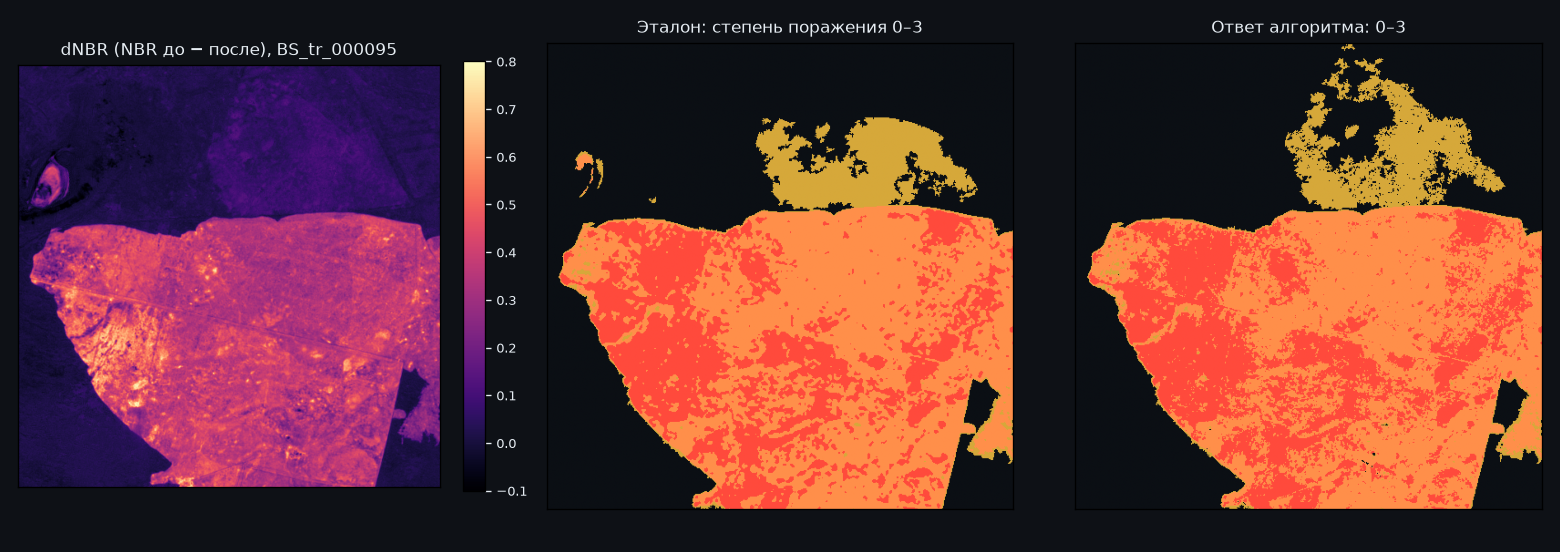
#> input picture docs/figures/severity.png, 1560 x 552 px
$ python build_portfolio_assets.py
#> lines starting #> are read from the running program, lines starting #| are printed output that depends on the picture; after the words box and inside, x2 and y2 are one past the last pixel; in counts of white or black regions, pixels touching at a corner belong together
#!/usr/bin/env python3
"""Генератор визуальных экспонатов портфолио для README и витрины GitHub.

Строит из артефактов репозитория (docs/figures/severity.png, service/catalog.json,
data/aoi/fire_monitoring_aoi.geojson, docs/presentation.pdf, viewer/map.html):

* assets/burnscar-wipe.gif и assets/burnscar-wipe.png — анимированная шторка
  «dNBR Sentinel-2 (20 м) → ответ модели (степени 0–3)» на реальном чипе BS_tr_000095;
* assets/chip-000117-layers.png — четыре слоя чипа BS_tr_000117 (RGB, SWIR, dNBR, эталон);
* assets/dnbr-relief.stl — замкнутая 3D-модель рельефа dNBR чипа BS_tr_000095
  для встроенного 3D-просмотрщика GitHub;
* assets/burn-contours-top50.geojson — граница AOI (435 тыс. км²) + 50 крупнейших
  векторных контуров гари из каталога сервиса для интерактивной карты GitHub;
* assets/presentation-strip.png — витрина из 4 слайдов защиты (docs/presentation.pdf);
* assets/viewer-3d.png — снимок 3D-интерфейса просмотра чипа с рельефом dNBR;
* assets/social-preview.png — карточка ссылки GitHub 1280 × 640 (< 500 КБ).

Запуск из корня репозитория:
    python3 tools/build_portfolio_assets.py
"""

from __future__ import annotations

import base64
import io
import json
import re
import struct
from pathlib import Path

import numpy as np
from PIL import Image, ImageDraw, ImageFilter, ImageFont

ROOT = Path(__file__).resolve().parents[1]
ASSETS = ROOT / "assets"

FONT_BOLD_CANDIDATES = [
    "/usr/share/fonts/truetype/dejavu/DejaVuSans-Bold.ttf",
    "/usr/share/fonts/truetype/liberation/LiberationSans-Bold.ttf",
]
FONT_REG_CANDIDATES = [
    "/usr/share/fonts/truetype/dejavu/DejaVuSans.ttf",
    "/usr/share/fonts/truetype/liberation/LiberationSans-Regular.ttf",
]
FONT_MONO_CANDIDATES = [
    "/usr/share/fonts/truetype/dejavu/DejaVuSansMono-Bold.ttf",
    "/usr/share/fonts/truetype/dejavu/DejaVuSansMono.ttf",
]


def _font(candidates: list[str], size: int) -> ImageFont.FreeTypeFont | ImageFont.ImageFont:
    for path in candidates:
        if Path(path).exists():
            return ImageFont.truetype(path, size)
    return ImageFont.load_default()


def _find_panels_in_severity_png() -> tuple[Image.Image, Image.Image, Image.Image]:
    """Вырезает ровно три квадратные панели 512×512 из docs/figures/severity.png."""
    img = Image.open(ROOT / "docs" / "figures" / "severity.png").convert("RGB")
    arr = np.asarray(img)
    # Ищем тёмные рамки панелей (чёрный бордюр #000000 вокруг каждой карты)
    is_black = (arr[:, :, 0] < 4) & (arr[:, :, 1] < 4) & (arr[:, :, 2] < 4)
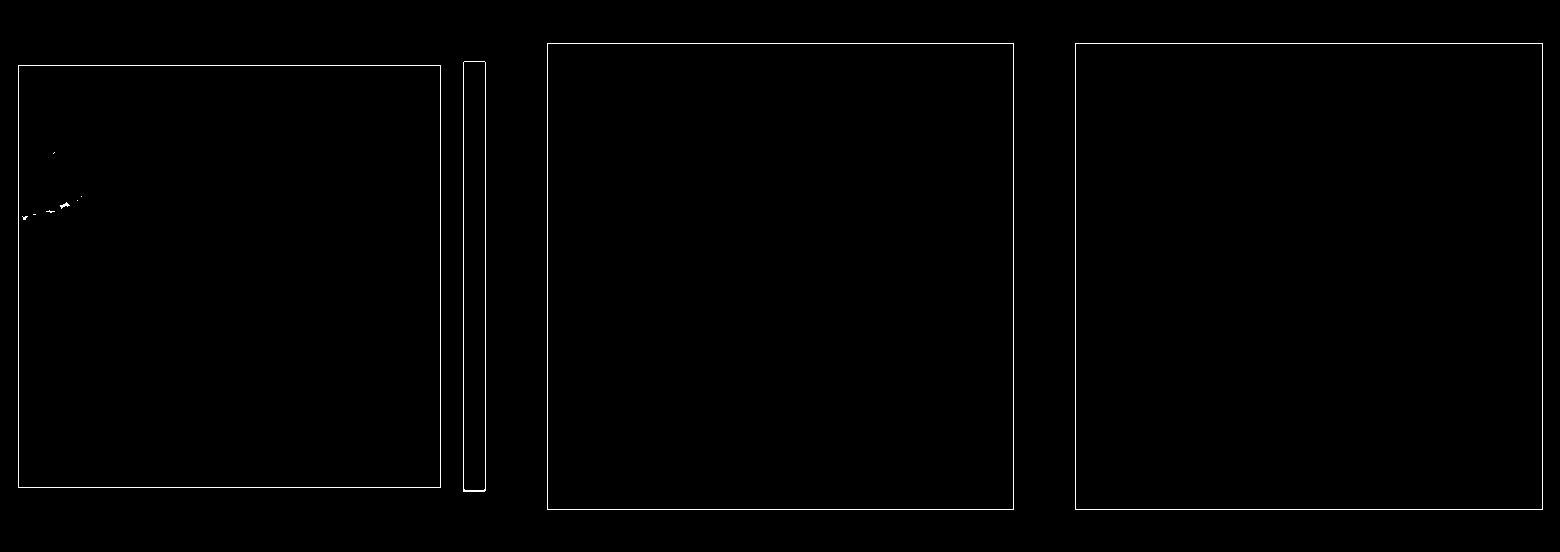
#> is_black: shape (552, 1560) bool; 0.74% white in thin lines or dots, all inside (x1, y1, x2, y2) = (18, 43, 1543, 510)

    # Левая панель dNBR, средняя Эталон, правая Ответ
    h, w, _ = arr.shape
#> h = 552; w = 1560
    boxes: list[tuple[int, int, int, int]] = []
    # Ищем вертикальные чёрные линии длиной > 400 px
    col_counts = is_black.sum(axis=0)
#> col_counts = 1560 values, max 467 at index 547, min 0 at index 0, mean 4.11
    border_cols = np.where(col_counts > int(h * 0.65))[0]
#> border_cols = [18, 440, 463, 485, 547, 1013, 1075, 1542]
    # Группируем соседние колонки
    groups: list[int] = []
    for c in border_cols:
        if not groups or c - groups[-1] > 8:
            groups.append(int(c))
#> this loop made 8 passes
#> c on passes 1 to 8: 18, 440, 463, 485, 547, 1013, 1075, 1542
#> after the loop, groups = [18, 440, 463, 485, 547, 1013, 1075, 1542]
    # Пары границ шириной > 400 px (исключая узкую шкалу colorbar)
    for i in range(len(groups) - 1):
        x0, x1 = groups[i], groups[i + 1]
        if x1 - x0 > 400:
            row_counts = is_black[:, x0 + 5 : x1 - 5].sum(axis=1)
            border_rows = np.where(row_counts > int((x1 - x0 - 10) * 0.8))[0]
            y0, y1 = int(border_rows[0]), int(border_rows[-1])
            boxes.append((x0 + 2, y0 + 2, x1 - 1, y1 - 1))
#> this loop made 7 passes
#> (x0, x1, y0, y1) on passes 1, 5, 7: (18, 440, 65, 487), (547, 1013, 43, 509), (1075, 1542, 43, 509)
#> (x0, x1) on passes 2, 3, 4, 6: (440, 463), (463, 485), (485, 547), (1013, 1075)
#> after the loop, boxes = [(20, 67, 439, 486), (549, 45, 1012, 508), (1077, 45, 1541, 508)]

    if len(boxes) != 3:
        raise RuntimeError(f"Ожидались 3 панели в severity.png, найдено {len(boxes)}: {boxes}")

    size = 520
    panels = [img.crop(b).resize((size, size), Image.Resampling.LANCZOS) for b in boxes]
#> panels = 3 items
    return panels[0], panels[1], panels[2]


def build_burnscar_wipe(dnbr_img: Image.Image, gt_img: Image.Image, pred_img: Image.Image) -> None:
    """Строит анимированную шторку assets/burnscar-wipe.gif и стоп-кадр .png."""
    W, H = 680, 560
    map_size = 468
    mx = (W - map_size) // 2
    my = 50

    left_map = dnbr_img.resize((map_size, map_size), Image.Resampling.LANCZOS)
    # На правой половине даём тонкую подложку dNBR в негоревших пикселях, чтобы был виден ландшафт
    dnbr_arr = np.asarray(left_map, dtype=np.float32)
    pred_arr = np.asarray(pred_img.resize((map_size, map_size), Image.Resampling.LANCZOS), dtype=np.float32)
    is_bg = (pred_arr[:, :, 0] < 24) & (pred_arr[:, :, 1] < 28) & (pred_arr[:, :, 2] < 34)
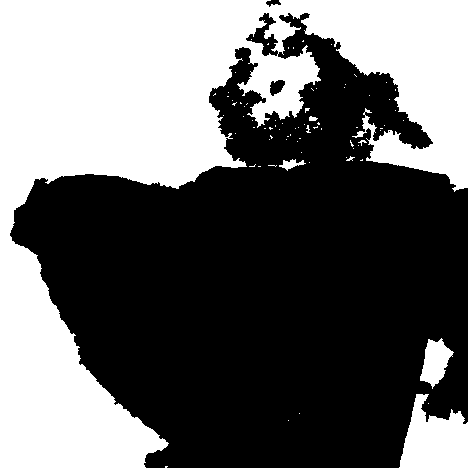
#> is_bg: shape (468, 468) bool; 41.4% white; 77 white regions (70 under 20 px), largest, box (x1, y1, x2, y2) and area: (0, 0, 468, 468) 85807, (399, 394, 468, 468) 3474, (420, 338, 454, 389) 975
    blended = pred_arr.copy()
    # Приглушённый монохромный фон снимка там, где класс 0
    lum = 0.25 * dnbr_arr[:, :, 0] + 0.35 * dnbr_arr[:, :, 1] + 0.40 * dnbr_arr[:, :, 2]
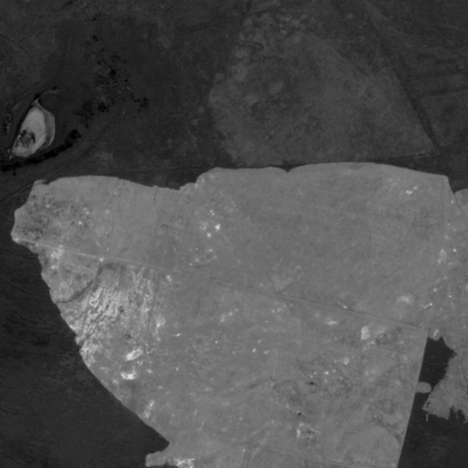
#> lum: shape (468, 468) float32; min 0, max 228.8, mean 81.2
    blended[is_bg, 0] = np.clip(9 + lum[is_bg] * 0.28, 0, 255)
    blended[is_bg, 1] = np.clip(18 + lum[is_bg] * 0.34, 0, 255)
    blended[is_bg, 2] = np.clip(16 + lum[is_bg] * 0.30, 0, 255)
    right_map = Image.fromarray(blended.astype(np.uint8))

    f_title = _font(FONT_BOLD_CANDIDATES, 14)
    f_sub = _font(FONT_REG_CANDIDATES, 12)
    f_pill = _font(FONT_BOLD_CANDIDATES, 11)
    f_mono = _font(FONT_MONO_CANDIDATES, 11)

    def render_frame(split_frac: float) -> Image.Image:
#> called with split_frac = 0.48
        canvas = Image.new("RGB", (W, H), (10, 20, 17))
        draw = ImageDraw.Draw(canvas)

        # Тонкая рамка карточки
        draw.rounded_rectangle([1, 1, W - 2, H - 2], radius=14, outline=(31, 56, 47), width=1)

        # Шапка
        draw.text((mx, 14), "BS_tr_000095 · Sentinel-2 (20 м, 10,2 × 10,2 км)", fill=(232, 241, 236), font=f_title)
        draw.text((mx, 31), "Слева — спектральный индекс dNBR, справа — ответ модели (классы 0–3)", fill=(142, 168, 156), font=f_sub)

        # Композит со шторкой
        sx = int(round(map_size * split_frac))
        sx = max(24, min(map_size - 24, sx))
        comp = right_map.copy()
        comp.paste(left_map.crop((0, 0, sx, map_size)), (0, 0))
        canvas.paste(comp, (mx, my))

        # Рамка карты и линия шторки
        draw.rectangle([mx - 1, my - 1, mx + map_size, my + map_size], outline=(46, 82, 68), width=1)
        lx = mx + sx
        draw.line([(lx, my), (lx, my + map_size)], fill=(236, 253, 245), width=2)

        # Ручка ползунка по центру
        cy = my + map_size // 2
        draw.ellipse([lx - 13, cy - 13, lx + 13, cy + 13], fill=(12, 26, 22), outline=(140, 233, 181), width=2)
        draw.polygon([(lx - 7, cy), (lx - 3, cy - 4), (lx - 3, cy + 4)], fill=(140, 233, 181))
        draw.polygon([(lx + 7, cy), (lx + 3, cy - 4), (lx + 3, cy + 4)], fill=(140, 233, 181))

        # Плашки поверх углов карты (ширина по реальной метрике шрифта)
        left_txt = "dNBR (до − после)"
        lw = int(draw.textlength(left_txt, font=f_pill)) + 20
#> lw = 138
        draw.rounded_rectangle([mx + 10, my + 10, mx + 10 + lw, my + 32], radius=6, fill=(10, 20, 17), outline=(66, 98, 86))
        draw.text((mx + 20, my + 14), left_txt, fill=(248, 212, 154), font=f_pill)

        right_txt = "Маска модели 0–3"
        rw = int(draw.textlength(right_txt, font=f_pill)) + 20
#> rw = 136
        draw.rounded_rectangle([mx + map_size - 10 - rw, my + 10, mx + map_size - 10, my + 32], radius=6, fill=(10, 20, 17), outline=(66, 98, 86))
        draw.text((mx + map_size - rw, my + 14), right_txt, fill=(140, 233, 181), font=f_pill)

        # Легенда снизу
        ly = my + map_size + 13
        legend = [
            ((216, 162, 54), "1 слабая"),
            ((255, 129, 66), "2 средняя"),
            ((244, 72, 58), "3 сильная"),
        ]
        cx = mx
        draw.text((cx, ly), "Степень поражения:", fill=(148, 173, 162), font=f_sub)
        cx += 136
        for color, label in legend:
            draw.rounded_rectangle([cx, ly + 2, cx + 12, ly + 14], radius=3, fill=color)
            draw.text((cx + 17, ly), label, fill=(224, 236, 230), font=f_sub)
            cx += 96
#> after the loop, cx = 530
        draw.text((mx + map_size - 48, ly), "GSD 20m", fill=(116, 146, 134), font=f_mono)
        return canvas

    # Стоп-кадр для prefers-reduced-motion
    still = render_frame(0.48)
    still.save(ASSETS / "burnscar-wipe.png", optimize=True)

    # Плавная синусоидальная петля (32 кадра, ~3.8 с) с единой адаптивной палитрой
    n_frames = 32
    ts = np.linspace(0, 2 * np.pi, n_frames, endpoint=False)
    fracs = 0.50 - 0.36 * np.cos(ts)  # 0.14 → 0.86 → 0.14
    rgb_frames = [render_frame(float(f)) for f in fracs]
#> call 4 of render_frame, with split_frac = 0.167
#> in render_frame (call 4), `comp.paste(left_map.crop((0, 0, sx, map_size)), (0, 0))`:
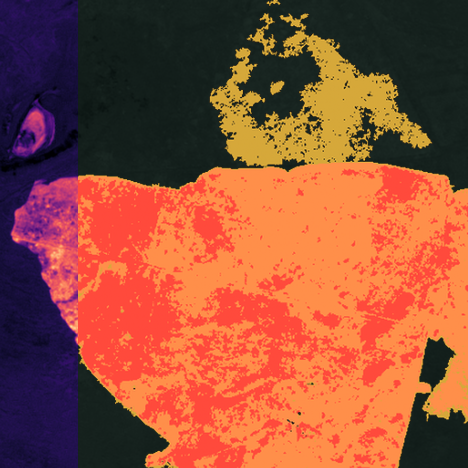
#> comp: PIL image 468x468 RGB; mean R, G, B 151.1, 79.9, 57
#> in render_frame (call 14), `canvas.paste(comp, (mx, my))`:
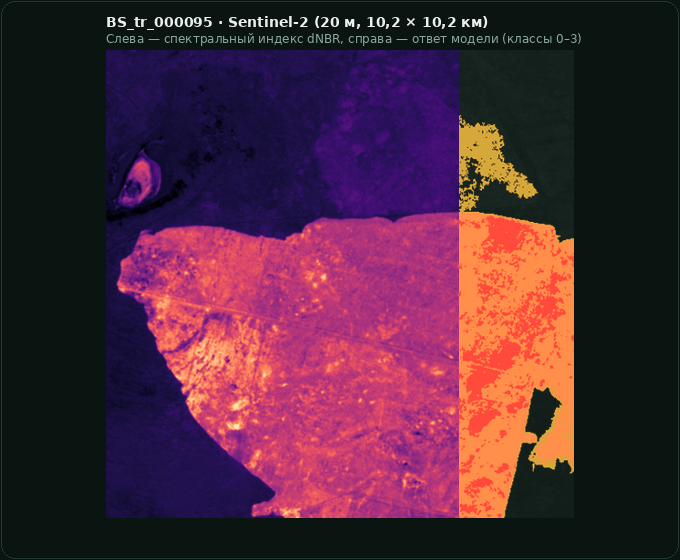
#> canvas: PIL image 680x560 RGB; mean R, G, B 77.2, 39.9, 57.6
#> in render_frame (call 15), `canvas.paste(comp, (mx, my))`:
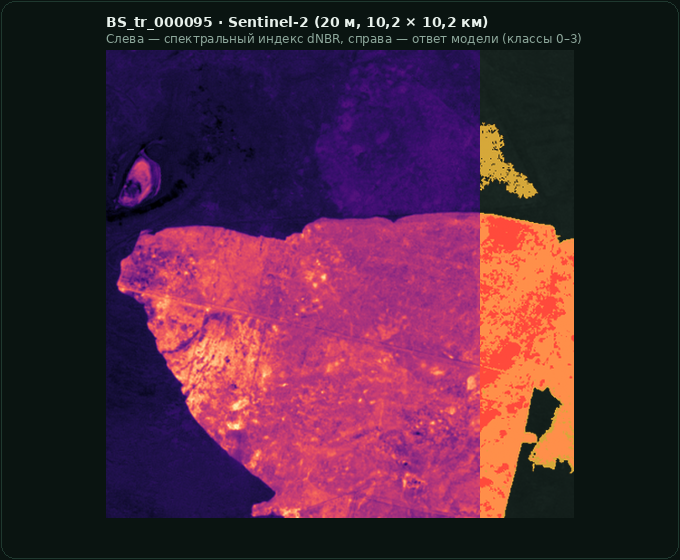
#> canvas: PIL image 680x560 RGB; mean R, G, B 75.6, 38.2, 59
#> in render_frame (call 16), `comp.paste(left_map.crop((0, 0, sx, map_size)), (0, 0))`:
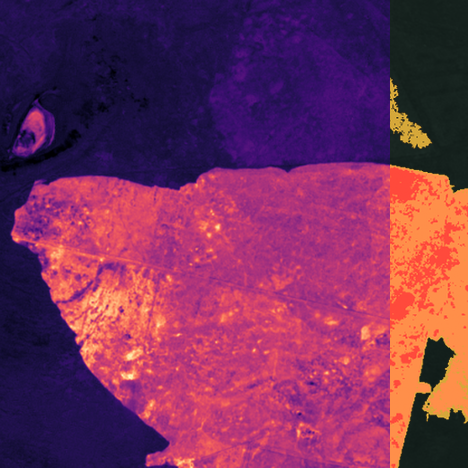
#> comp: PIL image 468x468 RGB; mean R, G, B 119.9, 47.1, 89.3
#> rgb_frames = 32 items

    # Общая палитра по ключевому кадру 50/50 (в нём видны оба слоя целиком)
    master_pal = still.quantize(colors=192, method=Image.Quantize.MEDIANCUT, dither=Image.Dither.NONE)
    pal_frames = [fr.quantize(palette=master_pal, dither=Image.Dither.FLOYDSTEINBERG) for fr in rgb_frames]
#> pal_frames = 32 items
    durations = [110] * n_frames
    durations[0] = 420
    durations[n_frames // 2] = 420
    pal_frames[0].save(
        ASSETS / "burnscar-wipe.gif",
        save_all=True,
        append_images=pal_frames[1:],
        duration=durations,
        loop=0,
        optimize=True,
    )


def build_dnbr_stl(dnbr_img: Image.Image) -> None:
    """Строит замкнутую ASCII STL-модель рельефа dNBR (BS_tr_000095) на постаменте."""
    grid = 56
    small = dnbr_img.resize((grid, grid), Image.Resampling.BILINEAR)
    arr = np.asarray(small, dtype=np.float32) / 255.0
    # В палитре magma/inferno яркость монотонно растёт с dNBR (от чёрного через пурпурный/оранжевый к жёлтому)
    lum = 0.299 * arr[:, :, 0] + 0.587 * arr[:, :, 1] + 0.114 * arr[:, :, 2]
    # Лёгкое сглаживание 3×3 для аккуратных граней без ступенчатого шума
    pad = np.pad(lum, 1, mode="edge")
    smooth = (
        pad[:-2, :-2] + 2 * pad[:-2, 1:-1] + pad[:-2, 2:]
        + 2 * pad[1:-1, :-2] + 4 * pad[1:-1, 1:-1] + 2 * pad[1:-1, 2:]
        + pad[2:, :-2] + 2 * pad[2:, 1:-1] + pad[2:, 2:]
    ) / 16.0

    # Координаты в мм: площадка 80 × 80 мм, постамент 3.5 мм, подъём гари до +18 мм
    span = 80.0
    base_z = 0.0
    plinth_z = 3.5
    relief_scale = 18.5
    xs = np.linspace(-span / 2, span / 2, grid)
    ys = np.linspace(span / 2, -span / 2, grid)  # север вверху (+Y)
    z_top = plinth_z + np.power(np.clip(smooth, 0.0, 1.0), 1.15) * relief_scale

    tris: list[tuple[np.ndarray, np.ndarray, np.ndarray]] = []

    def add_tri(a: np.ndarray, b: np.ndarray, c: np.ndarray) -> None:
        tris.append((a, b, c))

    # Верхняя поверхность (нормаль вверх +Z; т.к. ys убывает при росте r, обход p00→p10→p11 даёт +Z)
    for r in range(grid - 1):
        for c in range(grid - 1):
            p00 = np.array([xs[c], ys[r], z_top[r, c]], dtype=np.float32)
            p10 = np.array([xs[c], ys[r + 1], z_top[r + 1, c]], dtype=np.float32)
            p01 = np.array([xs[c + 1], ys[r], z_top[r, c + 1]], dtype=np.float32)
            p11 = np.array([xs[c + 1], ys[r + 1], z_top[r + 1, c + 1]], dtype=np.float32)
            add_tri(p00, p10, p11)
            add_tri(p00, p11, p01)

    # Четыре боковые стенки (замкнутый периметр)
    # Северный край (r = 0, y = +span/2, нормаль +Y)
    for c in range(grid - 1):
        t0 = np.array([xs[c], ys[0], z_top[0, c]], dtype=np.float32)
        t1 = np.array([xs[c + 1], ys[0], z_top[0, c + 1]], dtype=np.float32)
        b0 = np.array([xs[c], ys[0], base_z], dtype=np.float32)
        b1 = np.array([xs[c + 1], ys[0], base_z], dtype=np.float32)
        add_tri(b0, t0, t1)
        add_tri(b0, t1, b1)
#> this loop made 55 passes
#> (t0, t1) on passes 1 to 12: ([-40, 40, 5.02], [-38.55, 40, 5]), ([-38.55, 40, 5], [-37.09, 40, 4.95]), ([-37.09, 40, 4.95], [-35.64, 40, 4.91]), ([-35.64, 40, 4.91], [-34.18, 40, 4.91]), ([-34.18, 40, 4.91], [-32.73, 40, 4.93]), ([-32.73, 40, 4.93], [-31.27, 40, 4.93]), ([-31.27, 40, 4.93], [-29.82, 40, 4.86]), ([-29.82, 40, 4.86], [-28.36, 40, 4.83]), ([-28.36, 40, 4.83], [-26.91, 40, 4.93]), ([-26.91, 40, 4.93], [-25.45, 40, 5]), ([-25.45, 40, 5], [-24, 40, 4.99]), ([-24, 40, 4.99], [-22.55, 40, 4.98])

    # Южный край (r = grid-1, y = -span/2, нормаль -Y)
    rl = grid - 1
    for c in range(grid - 1):
        t0 = np.array([xs[c], ys[rl], z_top[rl, c]], dtype=np.float32)
        t1 = np.array([xs[c + 1], ys[rl], z_top[rl, c + 1]], dtype=np.float32)
        b0 = np.array([xs[c], ys[rl], base_z], dtype=np.float32)
        b1 = np.array([xs[c + 1], ys[rl], base_z], dtype=np.float32)
        add_tri(b0, t1, t0)
        add_tri(b0, b1, t1)
#> this loop made 55 passes
#> (t0, t1) on passes 1 to 12: ([-40, -40, 4.74], [-38.55, -40, 4.73]), ([-38.55, -40, 4.73], [-37.09, -40, 4.68]), ([-37.09, -40, 4.68], [-35.64, -40, 4.64]), ([-35.64, -40, 4.64], [-34.18, -40, 4.63]), ([-34.18, -40, 4.63], [-32.73, -40, 4.64]), ([-32.73, -40, 4.64], [-31.27, -40, 4.73]), ([-31.27, -40, 4.73], [-29.82, -40, 4.85]), ([-29.82, -40, 4.85], [-28.36, -40, 4.93]), ([-28.36, -40, 4.93], [-26.91, -40, 4.97]), ([-26.91, -40, 4.97], [-25.45, -40, 4.98]), ([-25.45, -40, 4.98], [-24, -40, 4.97]), ([-24, -40, 4.97], [-22.55, -40, 4.96])

    # Западный край (c = 0, x = -span/2, нормаль -X)
    for r in range(grid - 1):
        t0 = np.array([xs[0], ys[r], z_top[r, 0]], dtype=np.float32)
        t1 = np.array([xs[0], ys[r + 1], z_top[r + 1, 0]], dtype=np.float32)
        b0 = np.array([xs[0], ys[r], base_z], dtype=np.float32)
        b1 = np.array([xs[0], ys[r + 1], base_z], dtype=np.float32)
        add_tri(b0, t1, t0)
        add_tri(b0, b1, t1)
#> this loop made 55 passes
#> (t0, t1) on passes 1 to 12: ([-40, 40, 5.02], [-40, 38.55, 4.99]), ([-40, 38.55, 4.99], [-40, 37.09, 4.96]), ([-40, 37.09, 4.96], [-40, 35.64, 4.94]), ([-40, 35.64, 4.94], [-40, 34.18, 4.88]), ([-40, 34.18, 4.88], [-40, 32.73, 4.81]), ([-40, 32.73, 4.81], [-40, 31.27, 4.75]), ([-40, 31.27, 4.75], [-40, 29.82, 4.75]), ([-40, 29.82, 4.75], [-40, 28.36, 4.79]), ([-40, 28.36, 4.79], [-40, 26.91, 4.79]), ([-40, 26.91, 4.79], [-40, 25.45, 4.75]), ([-40, 25.45, 4.75], [-40, 24, 4.65]), ([-40, 24, 4.65], [-40, 22.55, 4.51])

    # Восточный край (c = grid-1, x = +span/2, нормаль +X)
    cl = grid - 1
    for r in range(grid - 1):
        t0 = np.array([xs[cl], ys[r], z_top[r, cl]], dtype=np.float32)
        t1 = np.array([xs[cl], ys[r + 1], z_top[r + 1, cl]], dtype=np.float32)
        b0 = np.array([xs[cl], ys[r], base_z], dtype=np.float32)
        b1 = np.array([xs[cl], ys[r + 1], base_z], dtype=np.float32)
        add_tri(b0, t0, t1)
        add_tri(b0, t1, b1)
#> this loop made 55 passes
#> (t0, t1) on passes 1 to 12: ([40, 40, 5.01], [40, 38.55, 5]), ([40, 38.55, 5], [40, 37.09, 4.99]), ([40, 37.09, 4.99], [40, 35.64, 4.98]), ([40, 35.64, 4.98], [40, 34.18, 4.97]), ([40, 34.18, 4.97], [40, 32.73, 5.01]), ([40, 32.73, 5.01], [40, 31.27, 5.08]), ([40, 31.27, 5.08], [40, 29.82, 5.07]), ([40, 29.82, 5.07], [40, 28.36, 5.06]), ([40, 28.36, 5.06], [40, 26.91, 5.1]), ([40, 26.91, 5.1], [40, 25.45, 5.13]), ([40, 25.45, 5.13], [40, 24, 5.15]), ([40, 24, 5.15], [40, 22.55, 5.15])

    # Дно (нормаль -Z)
    sw = np.array([-span / 2, -span / 2, base_z], dtype=np.float32)
    se = np.array([span / 2, -span / 2, base_z], dtype=np.float32)
    ne = np.array([span / 2, span / 2, base_z], dtype=np.float32)
    nw = np.array([-span / 2, span / 2, base_z], dtype=np.float32)
    add_tri(sw, ne, se)
    add_tri(sw, nw, ne)

    # Двоичный STL (компактный — ~315 КБ, нативно открывается в 3D-просмотрщике GitHub)
    out = ASSETS / "dnbr-relief.stl"
    header = b"CosmoFIRE-2 dNBR burn scar relief BS_tr_000095 (Sentinel-2 20m)".ljust(80, b" ")
    with out.open("wb") as f:
        f.write(header)
        f.write(struct.pack("<I", len(tris)))
        for a, b, c in tris:
            n = np.cross(b - a, c - a)
            norm = float(np.linalg.norm(n))
            if norm > 1e-9:
                n = n / norm
            f.write(struct.pack("<12fH", n[0], n[1], n[2], a[0], a[1], a[2], b[0], b[1], b[2], c[0], c[1], c[2], 0))
#> this loop made 6492 passes
#> (a, b, c, n, norm) on passes 1 to 7: ([-40, 40, 5.02], [-40, 38.55, 4.99], [-38.55, 38.55, 5.02], [-0.0174, -0.0203, 1], 2.12), ([-40, 40, 5.02], [-38.55, 38.55, 5.02], [-38.55, 40, 5], [0.0152, 0.0123, 1], 2.12), ([-38.55, 40, 5], [-38.55, 38.55, 5.02], [-37.09, 38.55, 5], [0.0132, 0.0123, 1], 2.12), ([-38.55, 40, 5], [-37.09, 38.55, 5], [-37.09, 40, 4.95], [0.0363, 0.0354, 0.999], 2.12), ([-37.09, 40, 4.95], [-37.09, 38.55, 5], [-35.64, 38.55, 4.96], [0.0277, 0.0354, 0.999], 2.12), ([-37.09, 40, 4.95], [-35.64, 38.55, 4.96], [-35.64, 40, 4.91], [0.0247, 0.0324, 0.999], 2.12), ([-35.64, 40, 4.91], [-35.64, 38.55, 4.96], [-34.18, 38.55, 4.95], [0.00725, 0.0324, 0.999], 2.12)
#> (norm, n) on passes 61 to 66: (2.12, [-0.0673, 0.0211, 0.998]), (2.13, [-0.097, -0.00875, 0.995]), (2.12, [-0.0161, -0.00879, 1]), (2.12, [-0.0174, -0.0101, 1]), (2.12, [-0.00264, -0.0101, 1]), (2.12, [0.0345, 0.0271, 0.999])


def build_geojson_showcase() -> None:
    """Собирает интерактивную карту AOI + 50 крупнейших контуров гари (WGS84)."""
#> (the run stopped early here; a loop or call above may not have finished)
